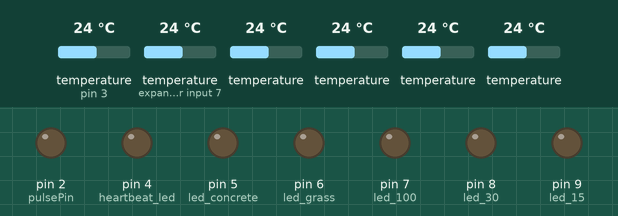
A sketch run on a simulated Arduino Uno, built for the host (arithmetic inside an expression is 32-bit, double 64-bit). Parts: output pins drawn as LEDs (lit = HIGH). The inputs (shaded band) are chosen by the test bench; at power-on: temperature (sensors on pin 3, expander input 7) 24 °C, temperature 24 °C. WiFi joins after 1.5 s; servers stay silent unless stated; uploads are accepted with an empty reply; what the sketch prints to the serial monitor is not drawn.

Above: at 10.7 s.
At 21.36 s:
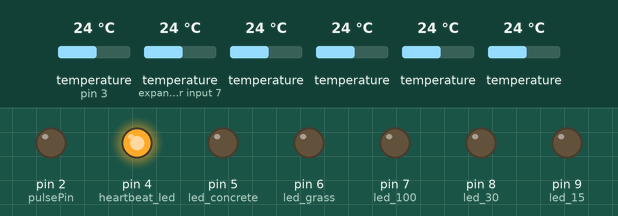
Timing chart, 0 to 27.0 s (numbered marks = the images above):
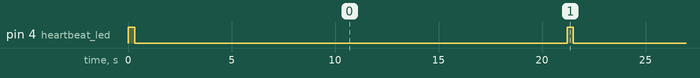

Measured:
- by itself, pin 4 (heartbeat_led): alternates HIGH for 0.30 s and LOW for 20.2 s

The sketch:

soil_temp.ino
```cpp
#include <OneWire.h>
#include <DallasTemperature.h>
#include <UIPEthernet.h>

// Data wire is plugged into pin 2 on the Arduino
#define ONE_WIRE_BUS 3
// Assign Arduino MAC address
byte mac[] = {0xDE, 0xAD, 0xBE, 0xEF, 0xFE, 0xED };
// IP address for Arduino
byte ip[] = {192, 168, 100, 6 };
// Internet access via router
byte gateway[] = {192, 168, 100, 1 };
// Subnet mask
byte subnet[] = {255, 255, 255, 0 };
// Server port arduino server will use
EthernetServer server(1000);
// Ethernet client object
EthernetClient client;
// Checkpoint is IP requested for by check alive
byte checkpoint[] = { 192, 168, 100, 2 };
// Pin to be pulsed for 555 keepalive
int pulsePin = 2;
// Visible heartbeat
int heartbeat_led = 4;
// Reset time in millis
int reset_millis = 20000;
// Last heartbeat time
unsigned long lastHeartbeat = 0;
// Last uptime report
unsigned long lastUptimeReport = 0;
// OneWire bus
OneWire  oneWire(ONE_WIRE_BUS);

// Probes
// 15 cm
byte probe_15[] = { 0x28, 0xC8, 0xCC, 0xBF, 0x04, 0x00, 0x00, 0xB6 };
// 30 cm
byte probe_30[] = { 0x28, 0xBA, 0x17, 0xD0, 0x04, 0x00, 0x00, 0x64 };
// 100 cm
byte probe_100[] = { 0x28, 0xE3, 0x67, 0xCE, 0x04, 0x00, 0x00, 0x9C };
// Grass
byte probe_grass[] = { 0x28, 0xF5, 0xE4, 0x83, 0x05, 0x00, 0x00, 0x26 };
// Concrete
byte probe_concrete[] = { 0x28, 0xE7, 0x17, 0x11, 0x05, 0x00, 0x00, 0x1D };
// Internal
byte probe_internal[] = { 0x28, 0xDB, 0xD4, 0x8C, 0x05, 0x00, 0x00, 0x9D };

// Indicator LEDs
int led_15 = 9;
int led_30 = 8;
int led_100 = 7;
int led_grass = 6;
int led_concrete = 5;

// Pass our oneWire reference to Dallas Temperature.
DallasTemperature sensors(&oneWire);

// Uncomment for verbose output
 #define DEBUG
#ifdef DEBUG
  #define DEBUG_PRINT(x)  Serial.println (x)
#else
  #define DEBUG_PRINT(x)
#endif
//////////////////////

void setup(void)
{
  // start serial port
  Serial.begin(9600);
  // Debug message
  DEBUG_PRINT("/\\\\\\\\\\\\\\\\/ RESET /\\\\\\\\\\\\\\\\/");
  // Indicators
  pinMode(led_15, OUTPUT);
  pinMode(led_30, OUTPUT);
  pinMode(led_100, OUTPUT);
  pinMode(led_grass, OUTPUT);
  pinMode(led_concrete, OUTPUT);
  // Assign hearbeat output pin as output
  pinMode(heartbeat_led, OUTPUT);
  // Start server
  Ethernet.begin(mac,ip,gateway,gateway,subnet);
  server.begin();
  // Start up the library
  sensors.begin();
  // set the resolution to 12 bit
  sensors.setResolution(probe_15, 12);
  sensors.setResolution(probe_30, 12);
  sensors.setResolution(probe_100, 12);
  sensors.setResolution(probe_grass, 12);
  sensors.setResolution(probe_concrete, 12);
  sensors.setResolution(probe_internal, 12);
  // Initial hearbeat
  heartbeat("Initial heartbeat");

}

//////////////////////

void loop(void)
{
  size_t size;
  float t_15;
  float t_30;
  float t_100;
  float t_grass;
  float t_concrete;
  float t_internal;

  // Get temperature outside the ethernet part
  sensors.requestTemperatures();
  t_15 = sensors.getTempC(probe_15);
  t_30 = sensors.getTempC(probe_30);
  t_100 = sensors.getTempC(probe_100);
  t_grass = sensors.getTempC(probe_grass);
  t_concrete = sensors.getTempC(probe_concrete);
  t_internal = sensors.getTempC(probe_internal);

  // Check lights - this maps a device to a LED
  device_check(t_15, led_15);
  device_check(t_30, led_30);
  device_check(t_100, led_100);
  device_check(t_grass, led_grass);
  device_check(t_concrete, led_concrete);

  // THIS PART RUNS EVERY reset_millis/1000 SECONDS
  unsigned long uptime = millis();
  if ((uptime - lastUptimeReport) >= reset_millis) {
    checkAlive();
    lastUptimeReport = (uptime - (uptime % reset_millis));
  }

  // This will output data on request
  EthernetClient client = server.available();
  if (client) {
    while (client.connected()) {
      if (client.available()) {
        char c = client.read();

        //if HTTP request has ended
        if (c == '\n') {
          // Output sensor data
          client.print(t_15);
          client.print(", ");
          client.print(t_30);
          client.print(", ");
          client.print(t_100);
          client.print(", ");
          client.print(t_grass);
          client.print(", ");
          client.print(t_concrete);
          client.print(", ");
          client.print(t_internal);
          client.stop();
          // Small delay
          delay(1);
          //stopping client
          client.stop();

        }
      }
    }
  }

  // Small delay in between loops
  delay(500);
}

//////////////////////////

void checkAlive() //client function to send and receive GET data from external server.
{
  if (client.connect(checkpoint, 22)) {
    heartbeat("28J60 is alive");
    client.println("GET / HTTP/1.1");
    client.println();
  }
  else {
    DEBUG_PRINT("connection failed");
    DEBUG_PRINT();
  }

  while(client.connected() && !client.available()) delay(1); //waits for data
  while (client.connected() || client.available()) { //connected or data available
    char c = client.read();
    Serial.print(c);
  }

  DEBUG_PRINT("disconnecting.");
  client.stop();
}

void device_check(float t, int led)
{
  if (t == 85.0 || t == -127.0) {
    alert(led);
  } else {
    ok(led);
  }
}

void heartbeat(String message)
{
  // Sink current to drain charge from watchdog circuit
  pinMode(pulsePin, OUTPUT);
  digitalWrite(pulsePin, LOW);
  digitalWrite(heartbeat_led, HIGH);
  delay(300);
  // Return to high-Z
  pinMode(pulsePin, INPUT);
  digitalWrite(heartbeat_led, LOW);
  lastHeartbeat = millis();
  DEBUG_PRINT(message);
}

void alert(int pin)
{
  // Makes RED
  digitalWrite(pin, HIGH);
}

void ok(int pin)
{
  // Makes GREEN
  digitalWrite(pin, LOW);
}
```
